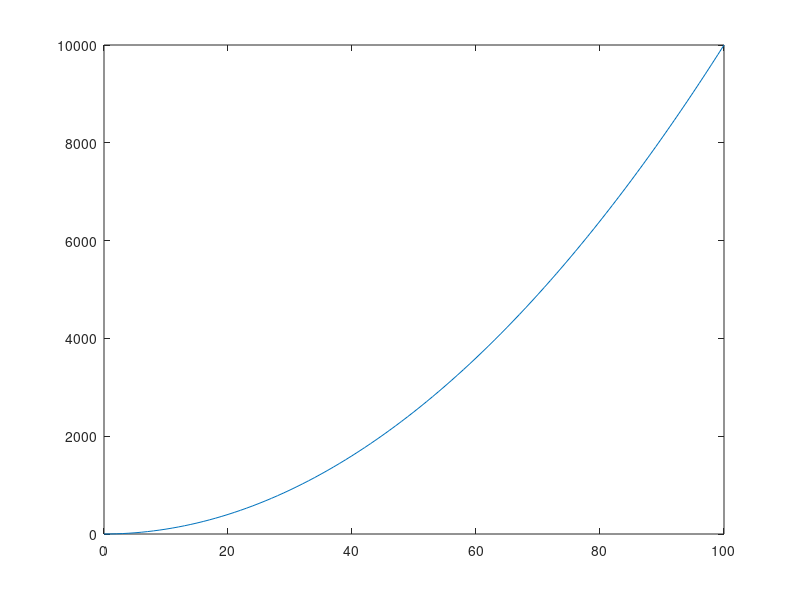

Here is the MATLAB script that generated this plot: (Note: this script raises an error after producing the figure.)
%Ronny


my_y = [0:1:100];

my_x = my_y.^2;

plot(my_y,my_x)

hgexport_script('small_low_res_png.png', 5, 3, 10,500,'png')
hgexport_script('large_high_res_pdf.png', 15, 15, 20,1000,'png')